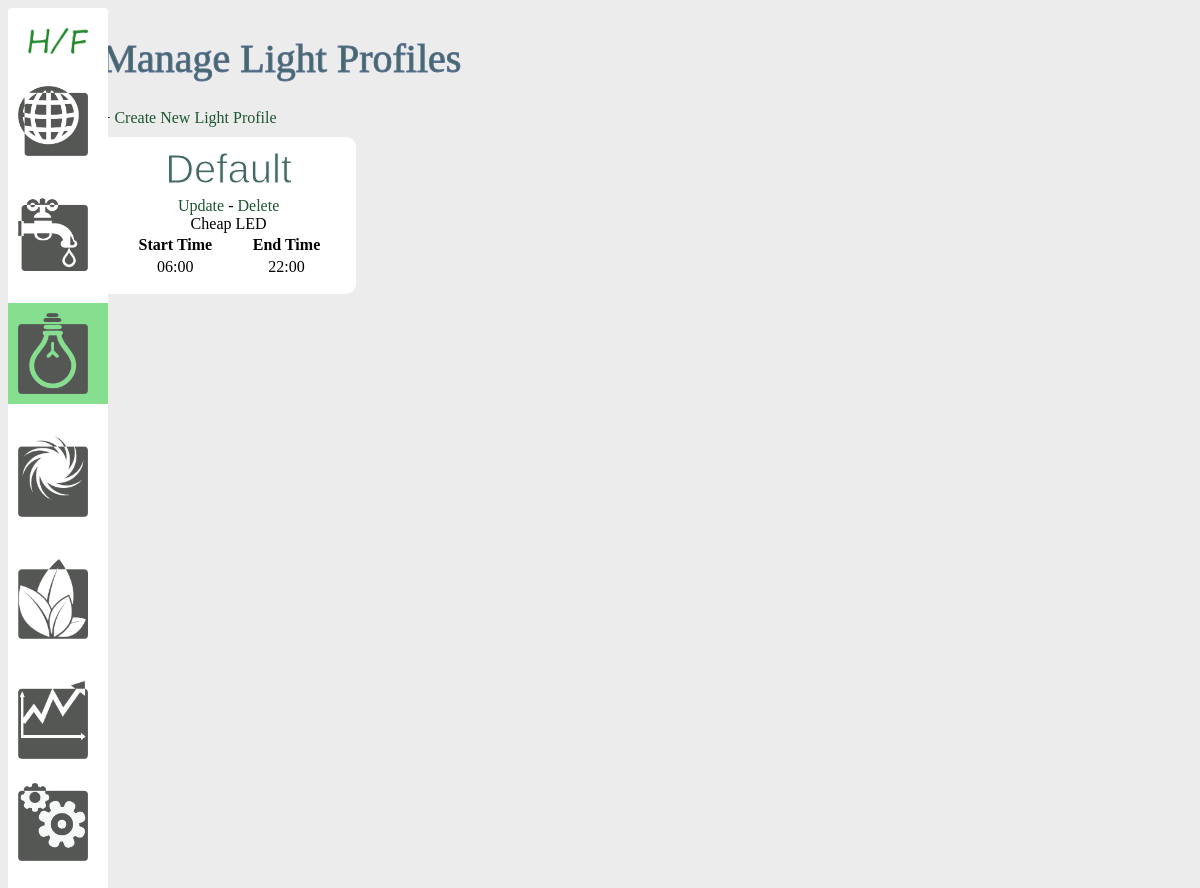
/light, run on the app's committed database.
### models.py (models this page shows, shortened)
class Light(db.Model):
    id = db.Column(db.Integer, primary_key=True)
    name = db.Column(db.String(50), nullable=False)
    model = db.Column(db.String(50))
    start_time = db.Column(db.String(10))
    end_time = db.Column(db.String(10))
    enviros = db.relationship('Enviro', backref='light', lazy=True)

### views.py (the view)
@app.route('/light')
def list_light_profiles():
    lights = Light.query.all()
    return render_template('light/index_light.html', lights=lights)

### templates/light/index_light.html
{% extends 'layout.html' %}
{% block body %}
    <h1>Manage Light Profiles</h1>
    + <a href="/add_light">Create New Light Profile</a>
    <br />
    <div class = "container">
        {% for light in lights %}
            <div class = "light">
                <h2>{{ light.name }}</h2>
                <a href="/update_light/{{light.id}}">Update</a>
                -
                <a href="/delete_light/{{light.id}}">Delete</a>
                <br />
                {{ light.model }}
                <table width = "100%">
                    <tr>
                        <th>Start Time</th>
                        <th>End Time</th>
                    </tr>
                    <tr>
                        <td>{{ light.start_time }}</td>
                        <td>{{ light.end_time }}</td>
                    </tr>
                </table>
            </div>
        {% endfor %}
    </div>
{% endblock %}

### static/css/main.css (style rules this page uses)
body { background: rgb(236,236,236); }
a { text-decoration: none; color: #1E5631; }
h1 { font-weight: normal; font-size: 2.5em; color: #436a67; -webkit-text-stroke-width: 1px; -webkit-text-stroke-color: rgb(92, 112, 149); }
.container { display:grid; grid-template-columns: 1fr 1fr 1fr 1fr; gap: 1em; }
.water, .plant, .light, .air, .pin { background-color: #fff; text-align: center; border-radius: 10px; height: max-content; margin-top:10px; padding: 5px 15px 15px 15px; }
h2 { text-align: center; margin:5px; font-weight:normal; font-size: 2.5em; font-family:arial; color: #436a67; -webkit-text-stroke-width: 1px; -webkit-text-stroke-color: #fff; }

### data on the page
Light: name "Default", model "Cheap LED", start_time "06:00", end_time "22:00"
